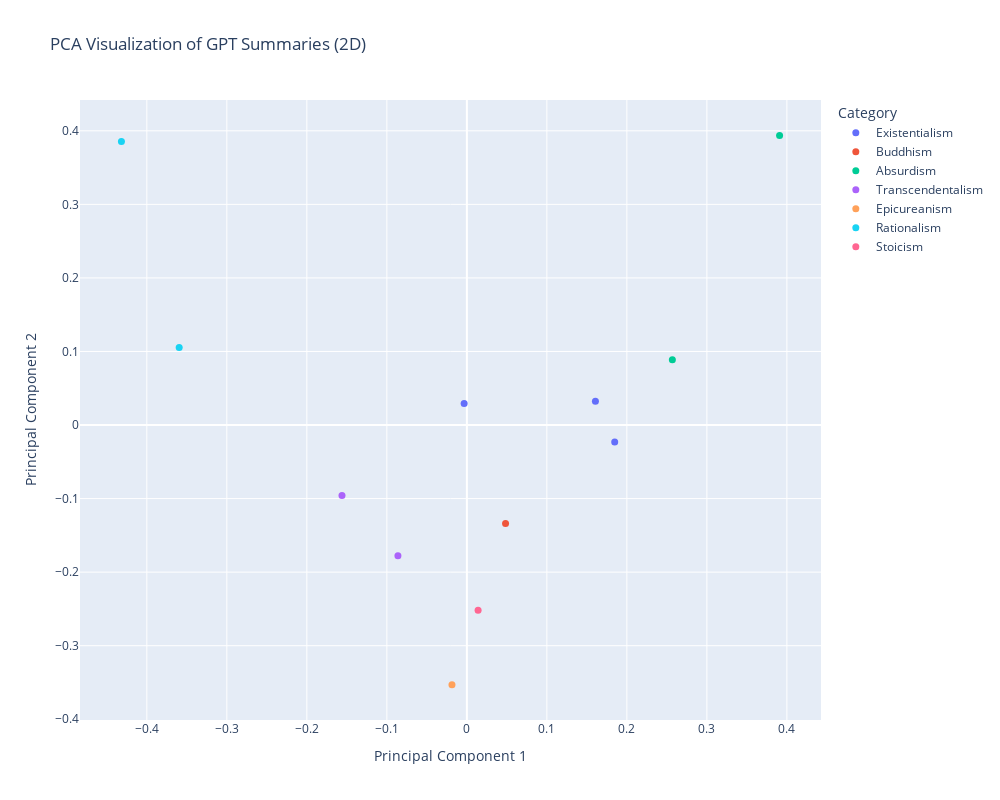

Notebook cell for this chart:
### Code cell
def plot_pca_2d(data, filename_to_category, title="PCA 2D Plot"):
    """
    Conducts PCA on a list of tensor vectors and plots the result in a 2D interactive chart.
    
    Args:
        data (dict): A dictionary with 'filename: tensor' pairs.
        filename_to_category (dict): A dictionary mapping filenames to categories (labels).
        title (str): The title of the plot.
    """
    # Aggregate tensors and metadata
    filenames = []
    categories = []
    tensors = []
    
    for filename, tensor in data.items():
        filenames.append(filename)
        categories.append(filename_to_category[filename])
        tensors.append(tensor.numpy())  # Convert to NumPy array for PCA

    # Stack tensors into a matrix for PCA
    tensor_matrix = np.stack(tensors)  # Shape: [num_files, 384]

    # Perform PCA to reduce dimensions to 2
    pca = PCA(n_components=2)
    pca_result = pca.fit_transform(tensor_matrix)  # Shape: [num_files, 2]

    # Create a DataFrame for plotting
    import pandas as pd
    plot_data = pd.DataFrame({
        'PC1': pca_result[:, 0],
        'PC2': pca_result[:, 1],
        'Filename': filenames,
        'Category': categories
    })

    # Plot using Plotly for interactivity
    fig = px.scatter(
        plot_data,
        x='PC1',
        y='PC2',
        color='Category',  # Color by category
        hover_name='Filename',  # Show filename on hover
        title=title
    )
    
    fig.update_traces(marker=dict(size=7))  # Adjust marker size
    fig.update_layout(
        xaxis_title='Principal Component 1',
        yaxis_title='Principal Component 2',
        width=1000,  # Set plot width
        height=800   # Set plot height
    )

    fig.show()

plot_pca_2d(data, filename_to_category, title="PCA Visualization of GPT Summaries (2D)")

### Figure 1 — Plotly figure (JSON) as saved in the notebook; plotly's stock layout.template omitted (floating-point values rounded to 4 significant figures)
{"data": [{"hovertemplate": "<b>%{hovertext}</b><br><br>Category=Existentialism<br>PC1=%{x}<br>PC2=%{y}<extra></extra>", "hovertext": ["gpt_beauvoir.txt", "gpt_kierkegaard.txt", "gpt_nietzsche.txt"], "legendgroup": "Existentialism", "marker": {"color": "#636efa", "size": 7, "symbol": "circle"}, "mode": "markers", "name": "Existentialism", "orientation": "v", "showlegend": true, "type": "scatter", "x": [0.1607, 0.1848, -0.00341], "xaxis": "x", "y": [0.03228, -0.02295, 0.02921], "yaxis": "y"}, {"hovertemplate": "<b>%{hovertext}</b><br><br>Category=Buddhism<br>PC1=%{x}<br>PC2=%{y}<extra></extra>", "hovertext": ["gpt_buddhism.txt"], "legendgroup": "Buddhism", "marker": {"color": "#EF553B", "size": 7, "symbol": "circle"}, "mode": "markers", "name": "Buddhism", "orientation": "v", "showlegend": true, "type": "scatter", "x": [0.04837], "xaxis": "x", "y": [-0.1339], "yaxis": "y"}, {"hovertemplate": "<b>%{hovertext}</b><br><br>Category=Absurdism<br>PC1=%{x}<br>PC2=%{y}<extra></extra>", "hovertext": ["gpt_camus.txt", "gpt_kafka.txt"], "legendgroup": "Absurdism", "marker": {"color": "#00cc96", "size": 7, "symbol": "circle"}, "mode": "markers", "name": "Absurdism", "orientation": "v", "showlegend": true, "type": "scatter", "x": [0.2568, 0.3909], "xaxis": "x", "y": [0.08872, 0.3938], "yaxis": "y"}, {"hovertemplate": "<b>%{hovertext}</b><br><br>Category=Transcendentalism<br>PC1=%{x}<br>PC2=%{y}<extra></extra>", "hovertext": ["gpt_emerson.txt", "gpt_thoreau.txt"], "legendgroup": "Transcendentalism", "marker": {"color": "#ab63fa", "size": 7, "symbol": "circle"}, "mode": "markers", "name": "Transcendentalism", "orientation": "v", "showlegend": true, "type": "scatter", "x": [-0.1561, -0.08616], "xaxis": "x", "y": [-0.09574, -0.1777], "yaxis": "y"}, {"hovertemplate": "<b>%{hovertext}</b><br><br>Category=Epicureanism<br>PC1=%{x}<br>PC2=%{y}<extra></extra>", "hovertext": ["gpt_epicureanism.txt"], "legendgroup": "Epicureanism", "marker": {"color": "#FFA15A", "size": 7, "symbol": "circle"}, "mode": "markers", "name": "Epicureanism", "orientation": "v", "showlegend": true, "type": "scatter", "x": [-0.01861], "xaxis": "x", "y": [-0.3529], "yaxis": "y"}, {"hovertemplate": "<b>%{hovertext}</b><br><br>Category=Rationalism<br>PC1=%{x}<br>PC2=%{y}<extra></extra>", "hovertext": ["gpt_leibniz.txt", "gpt_spinoza.txt"], "legendgroup": "Rationalism", "marker": {"color": "#19d3f3", "size": 7, "symbol": "circle"}, "mode": "markers", "name": "Rationalism", "orientation": "v", "showlegend": true, "type": "scatter", "x": [-0.4318, -0.3596], "xaxis": "x", "y": [0.3855, 0.1054], "yaxis": "y"}, {"hovertemplate": "<b>%{hovertext}</b><br><br>Category=Stoicism<br>PC1=%{x}<br>PC2=%{y}<extra></extra>", "hovertext": ["gpt_stoicism.txt"], "legendgroup": "Stoicism", "marker": {"color": "#FF6692", "size": 7, "symbol": "circle"}, "mode": "markers", "name": "Stoicism", "orientation": "v", "showlegend": true, "type": "scatter", "x": [0.01404], "xaxis": "x", "y": [-0.2517], "yaxis": "y"}], "layout": {"height": 800, "legend": {"title": {"text": "Category"}, "tracegroupgap": 0}, "title": {"text": "PCA Visualization of GPT Summaries (2D)"}, "width": 1000, "xaxis": {"anchor": "y", "domain": [0, 1], "title": {"text": "Principal Component 1"}}, "yaxis": {"anchor": "x", "domain": [0, 1], "title": {"text": "Principal Component 2"}}}}
